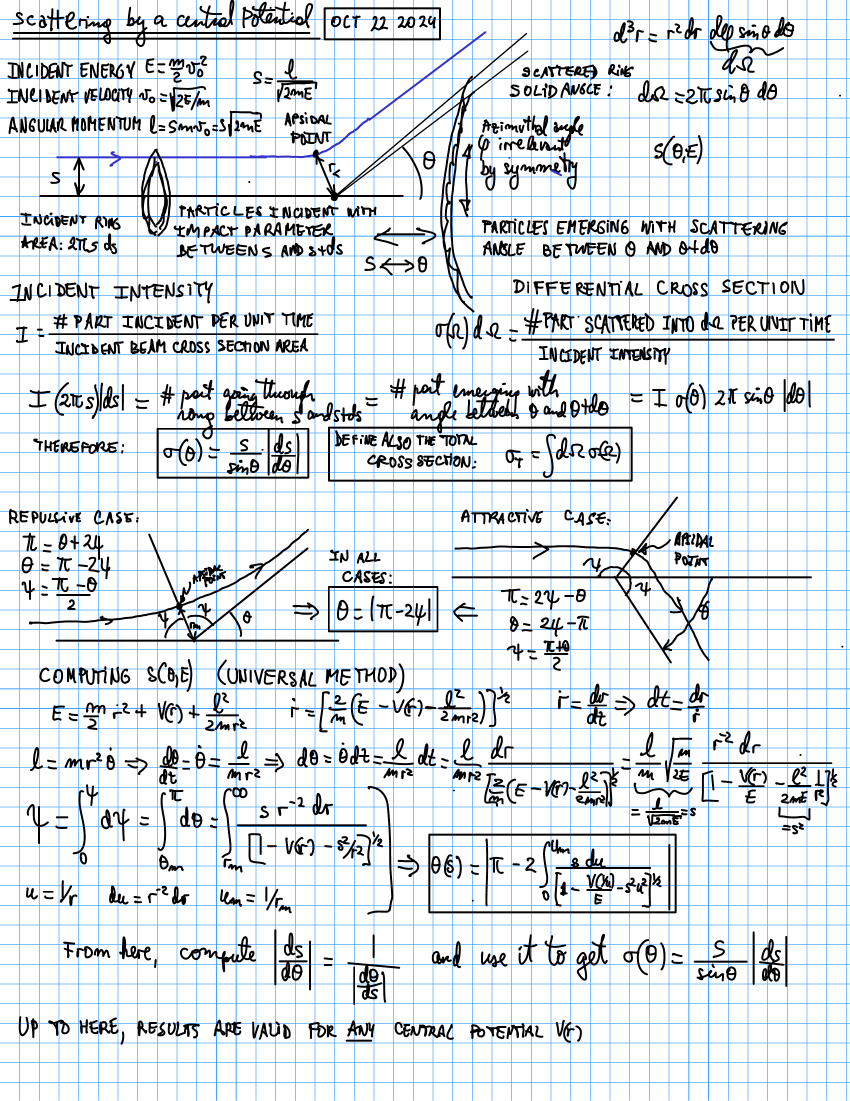
#> input picture Castillo_AI_TA_Project/Multi_Agent_Approach/MyNotes/ForColleagues/Worked_Example/Intermediate/pages/page-1.png, 2550 x 3301 px, found by its file name (shown at 1/3 size); its folder holds 4 pictures in this run
$ python scr_j.py
#> lines starting #> are read from the running program, lines starting #| are printed output that depends on the picture; after the words box and inside, x2 and y2 are one past the last pixel; in counts of white or black regions, pixels touching at a corner belong together
import numpy as np
from PIL import Image
from scipy import ndimage
BASE="/home/plewis/Research/_Completed/AI_TA_Castillo_Project/Multi_Agent_approach/MyNotes/"
OUT="/tmp/claude-1000/-home-plewis-Sum-26-AI-TA-task-Summer-26-Dr--Castillo-AI-TA-Task-Multi-Agent-approach-MyNotes/9fa0a01a-49bf-4b50-9471-fcf4fbb65f69/scratchpad/"
def hw(pg):
#> called with pg = 1
    a=np.asarray(Image.open(BASE+f"staging/scattering_hamiltonian/pages/page-{pg}.png").convert("RGB")).astype(int)
    R,G,B=a[:,:,0],a[:,:,1],a[:,:,2]
#> R: shape (3301, 2550) int64; 158 distinct labels, from 0 to 255
#> G: shape (3301, 2550) int64; 171 distinct labels, from 0 to 255
#> B: shape (3301, 2550) int64; 162 distinct labels, from 0 to 255
    dark=a.max(2)<235
#> dark: shape (3301, 2550) bool; 10.4% white; 931 white regions, largest, box (x1, y1, x2, y2) and area: (118, 94, 1585, 938) 48926, (1354, 1489, 2436, 1991) 23584, (86, 1586, 1018, 1928) 22497
    return (dark&~((B-R>=45)&(G-R>=60))), a
m,a=hw(1)
#> m: shape (3301, 2550) bool; 10.4% white; 935 white regions, largest, box (x1, y1, x2, y2) and area: (119, 94, 1585, 938) 48684, (1354, 1489, 2436, 1991) 23460, (86, 1586, 1018, 1928) 22392
lab,n=ndimage.label(m,np.ones((3,3),bool))
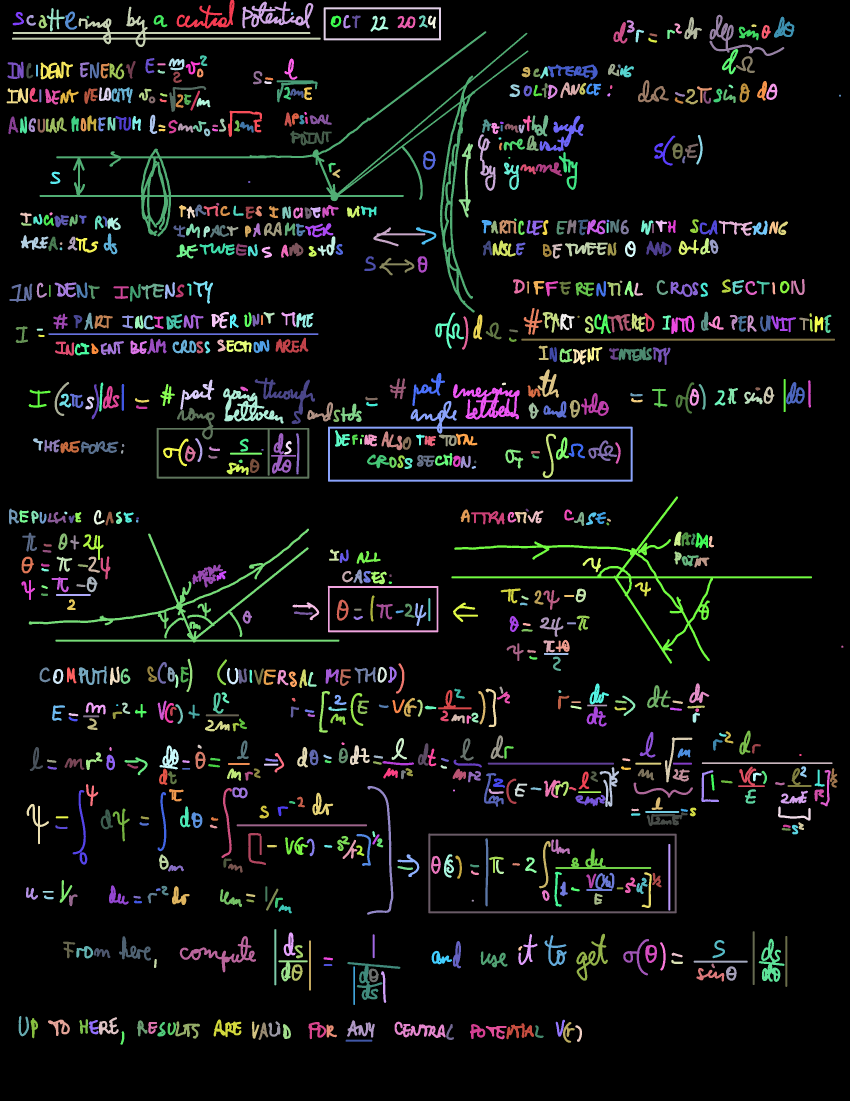
#> lab: shape (3301, 2550) int32 (shown at 1/3 size); 936 distinct labels, from 0 to 935; one colour per label, 0 black
#> n = 935
objs=ndimage.find_objects(lab)
#> objs = 935 items
# find the component containing y 94..938 x119..1585
target=None
for k,sl in enumerate(objs):
    if sl and sl[0].start==94 and sl[0].stop==938: target=k
#> this loop made 935 passes
#> target on pass 31: 30
comp=(lab==target+1)
#> comp: shape (3301, 2550) bool; 0.58% white; 1 white region, box (x1, y1, x2, y2) and area: (119, 94, 1585, 938) 48684
print("fig1 main drawing component: area",int(comp.sum()))
#| fig1 main drawing component: area 48684
above=int(comp[:917].sum()); below=int(comp[917:].sum())
#> after `above = int(comp[:917].sum())`: above = 48479
#> after `below = int(comp[917:].sum())`: below = 205
print(f"  ink px at y<917 (in seg01): {above}   ink px at y>=917 (NOT in seg01): {below}  ({below/comp.sum()*100:.2f}%)")
#|   ink px at y<917 (in seg01): 48479   ink px at y>=917 (NOT in seg01): 205  (0.42%)
ys,xs=np.where(comp[917:]);
#> ys = 205 values from 0 to 20; xs = 205 values, max 1423 at index 170, min 1396 at index 0, mean 1410.5
print(f"  the part missing from seg01 occupies y[{917+ys.min()},{917+ys.max()}] x[{xs.min()},{xs.max()}]")
#|   the part missing from seg01 occupies y[917,937] x[1396,1423]
print(f"  in seg02 (767..1479) this comp has rows 767..938 only -> {int(comp[767:1479].sum())} px of {int(comp.sum())} ({comp[767:1479].sum()/comp.sum()*100:.1f}%)")
#|   in seg02 (767..1479) this comp has rows 767..938 only -> 3130 px of 48684 (6.4%)
# save a zoom of the seam region
Image.fromarray(np.asarray(Image.open(BASE+"staging/scattering_hamiltonian/pages/page-1.png").convert("RGB"))[820:1000,100:1700]).save(OUT+"p1_seam917.png")
# fig1 clipped region: show crop box + generous pad
box=[20,150,1438,848]
pad=np.asarray(Image.open(BASE+"staging/scattering_hamiltonian/pages/page-1.png").convert("RGB"))[max(0,box[1]-120):box[3]+140, max(0,box[0]-40):box[2]+320]
Image.fromarray(pad).resize((pad.shape[1]//2,pad.shape[0]//2)).save(OUT+"fig1_padded.png")
b3=[1420,1515,2320,2030]
p3=np.asarray(Image.open(BASE+"staging/scattering_hamiltonian/pages/page-1.png").convert("RGB"))[b3[1]-60:b3[3]+60, b3[0]-130:min(2550,b3[2]+180)]
Image.fromarray(p3).save(OUT+"fig3_padded.png")
b4=[60,2050,1010,2370]
m3,a3=hw(3)
#> call 2 of hw, with pg = 3
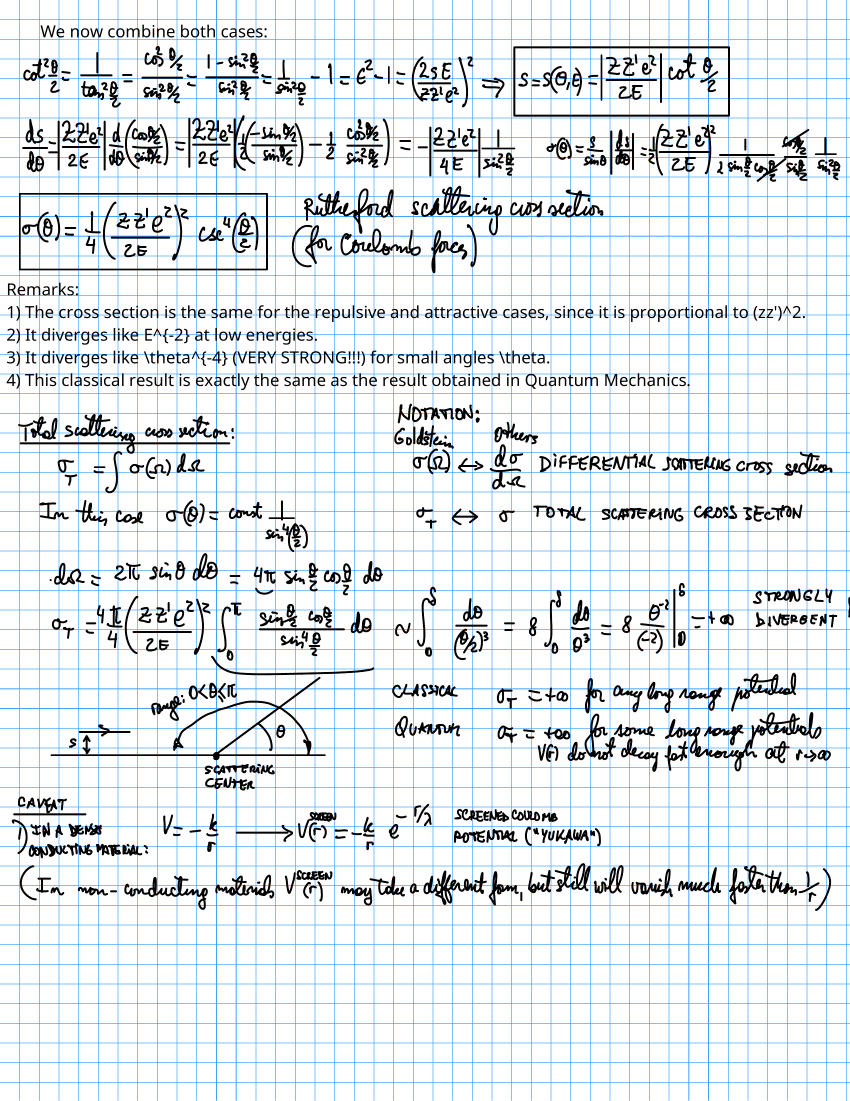
#> input picture Castillo_AI_TA_Project/Multi_Agent_Approach/MyNotes/ForColleagues/Worked_Example/Intermediate/pages/page-3.png, 2550 x 3301 px, found by its file name (shown at 1/3 size)
#> in hw (call 2), `R,G,B=a[:,:,0],a[:,:,1],a[:,:,2]`: R: shape (3301, 2550) int64; 256 distinct labels, from 0 to 255
#> in hw (call 2), `R,G,B=a[:,:,0],a[:,:,1],a[:,:,2]`: G: shape (3301, 2550) int64; 256 distinct labels, from 0 to 255
#> in hw (call 2), `R,G,B=a[:,:,0],a[:,:,1],a[:,:,2]`:
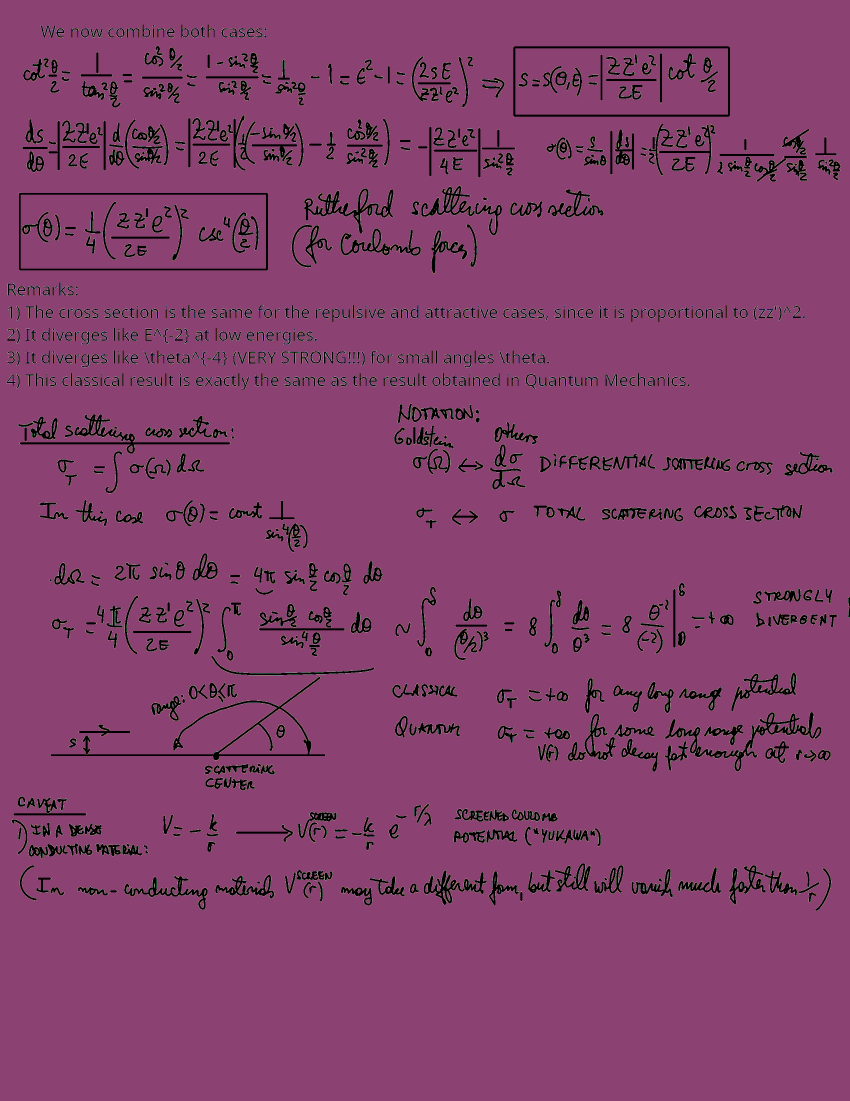
#> B: shape (3301, 2550) int64 (shown at 1/3 size); 256 distinct labels, from 0 to 255; one colour per label, 0 black
#> in hw (call 2), `dark=a.max(2)<235`: dark: shape (3301, 2550) bool; 7.8% white; 899 white regions, largest, box (x1, y1, x2, y2) and area: (1994, 2136, 2465, 2315) 13155, (151, 2030, 978, 2281) 12937, (1540, 139, 2190, 350) 10184
#> m3: shape (3301, 2550) bool; 7.8% white; 899 white regions, largest, box (x1, y1, x2, y2) and area: (1994, 2136, 2465, 2315) 13077, (151, 2030, 978, 2281) 12872, (1540, 139, 2190, 350) 10184
p4=np.asarray(Image.open(BASE+"staging/scattering_hamiltonian/pages/page-3.png").convert("RGB"))[b4[1]-70:b4[3]+40, b4[0]-40:b4[2]+120]
Image.fromarray(p4).save(OUT+"fig4_padded.png")
b2=[30,1515,985,1965]
p2=np.asarray(Image.open(BASE+"staging/scattering_hamiltonian/pages/page-1.png").convert("RGB"))[b2[1]-40:b2[3]+40, max(0,b2[0]-40):b2[2]+400]
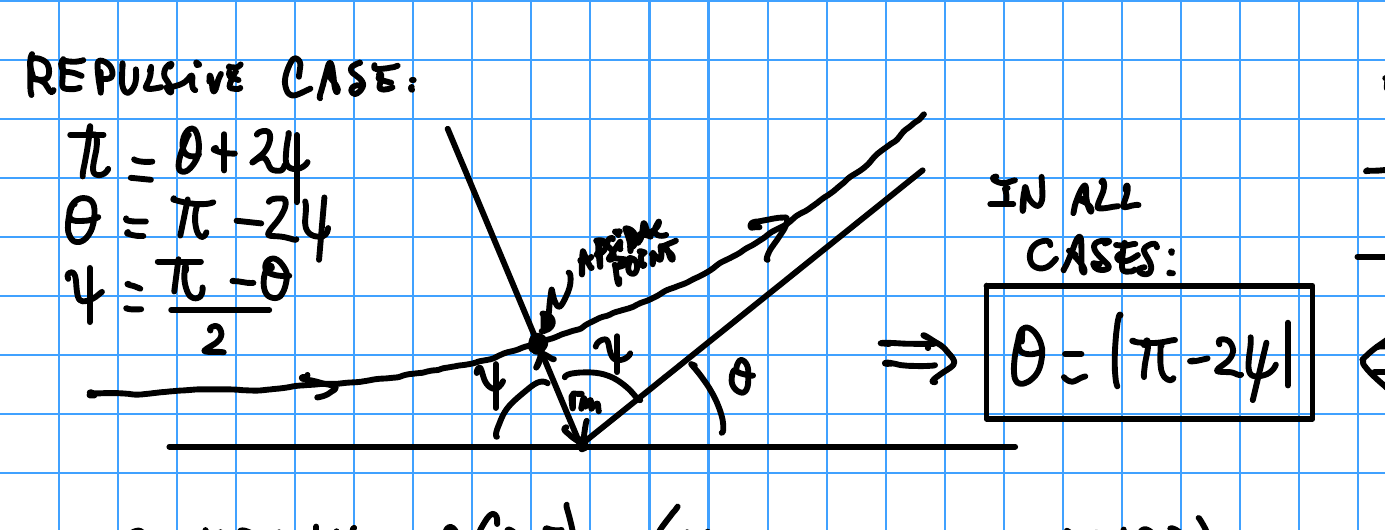
#> p2: shape (530, 1385, 3); mean R, G, B 223.3, 229.4, 235.4
Image.fromarray(p2).save(OUT+"fig2_padded.png")
print("saved padded views")

print("\n=== E2. CONTRAST, corrected: separate BLACK ink, BLUE pen, and GRID vs background ===")
def lumf(c):
    c=c/255.0
    c=np.where(c<=0.04045,c/12.92,((c+0.055)/1.055)**2.4)
    return 0.2126*c[...,0]+0.7152*c[...,1]+0.0722*c[...,2]
import json
#> (the run stopped early here; a loop or call above may not have finished)
